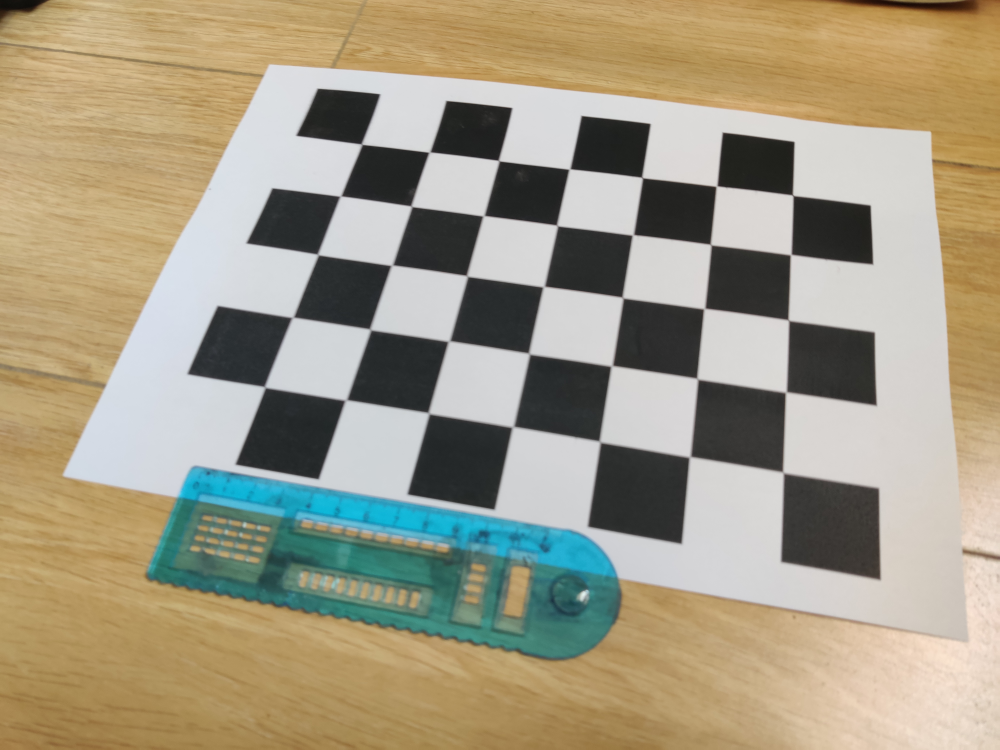
#> input picture cali.jpg, 4000 x 3000 px (shown at 1/4 size)
$ python calibrate.py
#> lines starting #> are read from the running program, lines starting #| are printed output that depends on the picture; after the words box and inside, x2 and y2 are one past the last pixel; in counts of white or black regions, pixels touching at a corner belong together
import cv2
import numpy as np

def computeH(src_points, dst_points):
    assert(len(src_points) == len(dst_points))
    assert(len(src_points) > 3)
    A = []
    for i in range(0, len(src_points)):
        img_point = dst_points[i][0]
        world_point = src_points[i][0]
        u = img_point[0];
        v = img_point[1];
        x_w = world_point[0];
        y_w = world_point[1];
        A.append([
            -x_w, -y_w, -1.0, 0.0, 0.0, 0.0, u*x_w, u*y_w, u
        ]);
        A.append([
            0.0, 0.0, 0.0, -x_w, -y_w, -1.0, v*x_w, v*y_w, v
        ]);
    U, S, Vh = np.linalg.svd(A)
    ret = Vh[len(Vh) - 1]
    ret = ret / ret[len(ret) - 1]
    return ret


def generate_wp(pattern, length):
    width = pattern[0]
    height = pattern[1]
    ret = [[] for i in range(width * height)]

    for i in range(0, height):
        for j in range(0, width):
            ret[i * width + j].append([j * length, i  * length])
    return np.asarray(ret)


img = cv2.imread("../cali.jpg")
#> img is the input picture: shape (3000, 4000, 3); mean B, G, R 132.4, 154.5, 162.7
gray = cv2.cvtColor(img,cv2.COLOR_RGB2GRAY)
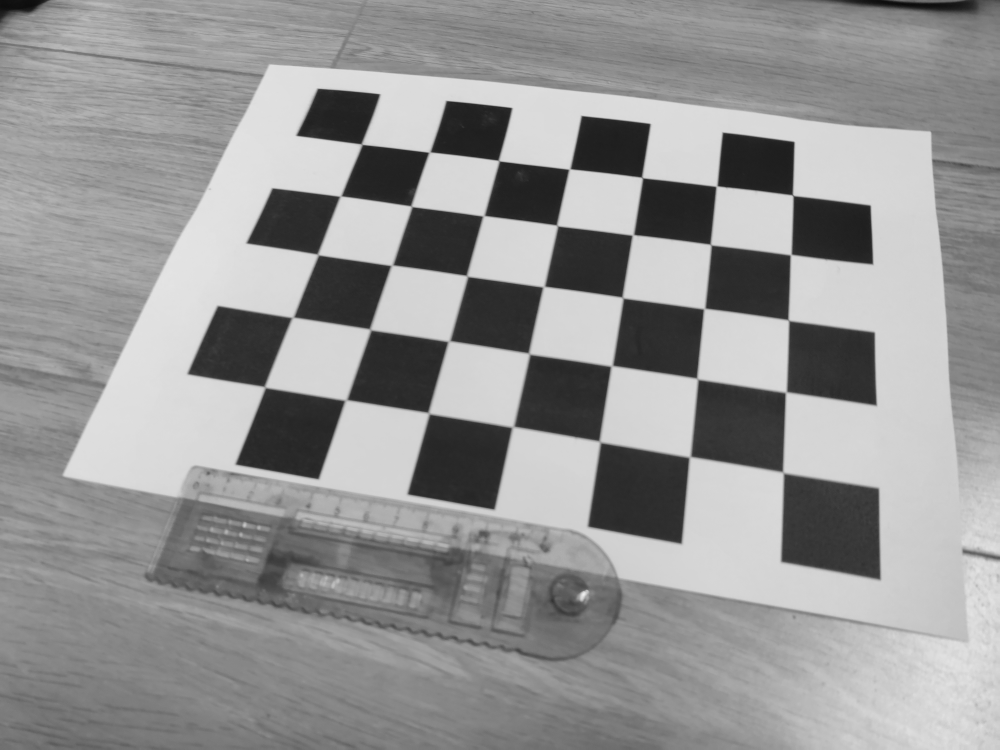
#> gray: shape (3000, 4000) (shown at 1/4 size); min 5, max 241, mean 148.8
ret, corners = cv2.findChessboardCorners(gray, (7, 5), None)
#> ret = True; corners = 35 rows, first 8: [1448, 578.5], [1719.2, 609.9], [1996, 644], [2279.5, 678], [2569.5, 712], [2866.5, 745.5], [3172.5, 782], [1363, 786]
if ret == True:
    for corner in enumerate(corners):
        # if corner[0] > 7:
        #     break
        img = cv2.circle(img, corner[1].astype(np.int64)[0], 50, (0, 255, 0), 5)
#> this loop made 35 passes
#> corner on passes 1 to 12: (0, [[1448, 578.5]]), (1, [[1719.2, 609.9]]), (2, [[1996, 644]]), (3, [[2279.5, 678]]), (4, [[2569.5, 712]]), (5, [[2866.5, 745.5]]), (6, [[3172.5, 782]]), (7, [[1363, 786]]), (8, [[1647, 827]]), (9, [[1935.5, 865]]), (10, [[2230, 903]]), (11, [[2533.5, 942]])

wp = generate_wp((7, 5), 30.5)
print(wp)
img_w = np.zeros((500, 500), np.uint8)
for p in enumerate(wp):
    idx = p[0]
    # if idx > 6:
    #     break
    p_i = p[1].astype(np.int64)
    img_w = cv2.circle(img_w, (p_i[0][0], p_i[0][1]), 10, (255, 0, 0), 1)
#> this loop made 35 passes
#> p_i on passes 1 to 12: [[0, 0]], [[30, 0]], [[61, 0]], [[91, 0]], [[122, 0]], [[152, 0]], [[183, 0]], [[0, 30]], [[30, 30]], [[61, 30]], [[91, 30]], [[122, 30]]
#> pass 1, `img_w = cv2.circle(img_w, (p_i[0][0], p_i[0][1]), 10, (255, 0, 0), 1)`:
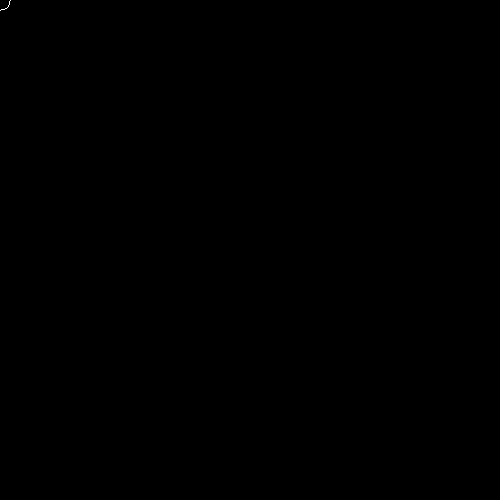
#> img_w: shape (500, 500); 0.01% white in thin lines or dots, all inside (x1, y1, x2, y2) = (0, 0, 11, 11)
#> after the loop:
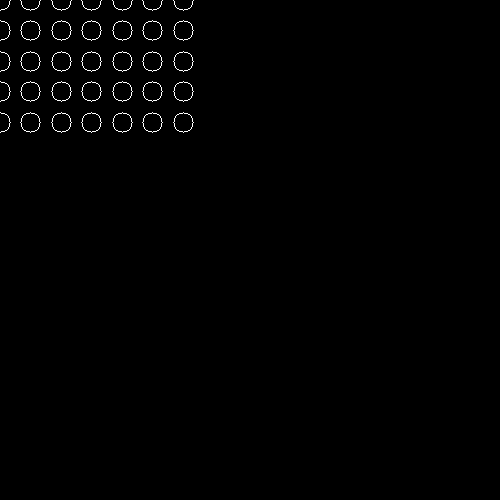
#> img_w: shape (500, 500); 0.66% white in thin lines or dots, all inside (x1, y1, x2, y2) = (0, 0, 194, 133)
# cv2.imshow("real img", img_w)


M, mask = cv2.findHomography(wp, corners)
#> M = [[8.21, -4.6, 1448], [0.824, 5.84, 578.7], [-0.000383, -0.00137, 1]]; mask = 35 values, max 1 at index 0, min 0 at index 7, mean 0.829
vh = computeH(wp, corners)
#> the loop in computeH, `for i in range(0, len(src_points)):` made 35 passes
#> (u, v) on passes 1 to 12: (1448, 578.5), (1719.2, 609.9), (1996, 644), (2279.5, 678), (2569.5, 712), (2866.5, 745.5), (3172.5, 782), (1363, 786), (1647, 827), (1935.5, 865), (2230, 903), (2533.5, 942)
#> after the loop in computeH, `for i in range(0, len(src_points)):`: A = 70 items
#> in computeH, `U, S, Vh = np.linalg.svd(A)`:
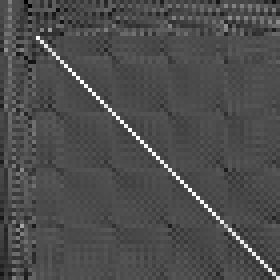
#> U: shape (70, 70) float64 (shown 4 times larger); min -0.418, max 0.957, mean -0.000834; drawn with min black and max white
#> in computeH, `U, S, Vh = np.linalg.svd(A)`: S = [2228365.5, 716776.8, 5515.7, 725.2, 302.1, 83.75, 58.7, 2.42, 0.00718]
#> in computeH, `ret = Vh[len(Vh) - 1]`: ret = [0.00527, -0.00295, 0.929, 0.000529, 0.00374, 0.371, -2.45e-07, -8.77e-07, 0.000641]
#> in computeH, `ret = ret / ret[len(ret) - 1]`: ret = [8.22, -4.6, 1448, 0.825, 5.84, 578.6, -0.000382, -0.00137, 1]
#> vh has the same summary as ret in computeH
print(vh)
#| [ 8.21534470e+00 -4.60151954e+00  1.44799536e+03  8.24816729e-01
#|   5.83781841e+00  5.78598394e+02 -3.81619260e-04 -1.36801331e-03
#|   1.00000000e+00]

img_w_warp = cv2.warpPerspective(img_w, M, (5000, 5000))
resize_img = cv2.resize(img_w_warp, None, fx=0.1, fy=0.1)
cv2.imshow("real img", resize_img)

for p in wp:
    p_homo = [p[0][0], p[0][1], 1.0]
    p_i = M.dot(p_homo)
    p_i_norm = [p_i[0] / p_i[2], p_i[1] / p_i[2], 1.0]
    img = cv2.circle(img, (int(p_i_norm[0]), int(p_i_norm[1])), 50, (255, 0, 0), 5)
#> this loop made 35 passes
#> (p_i, p_i_norm) on passes 2 to 13: ([1698.5, 603.8, 0.988], [1718.5, 611, 1]), ([1948.9, 629, 0.977], [1995.5, 644, 1]), ([2199.4, 654.1, 0.965], [2279.2, 677.8, 1]), ([2449.9, 679.2, 0.953], [2569.9, 712.5, 1]), ([2700.3, 704.3, 0.942], [2867.8, 748, 1]), ([2950.8, 729.4, 0.93], [3173.1, 784.4, 1]), ([1307.6, 756.7, 0.958], [1364.6, 789.6, 1]), ([1558.1, 781.8, 0.947], [1646, 825.9, 1]), ([1808.6, 806.9, 0.935], [1934.5, 863.1, 1]), ([2059.1, 832.1, 0.923], [2230.2, 901.2, 1]), ([2309.5, 857.2, 0.912], [2533.6, 940.3, 1]), ([2560, 882.3, 0.9], [2844.8, 980.5, 1])
#> p_i_norm on pass 1: [1448, 578.7, 1]

resize_img = cv2.resize(img, None, fx=0.3, fy=0.3)
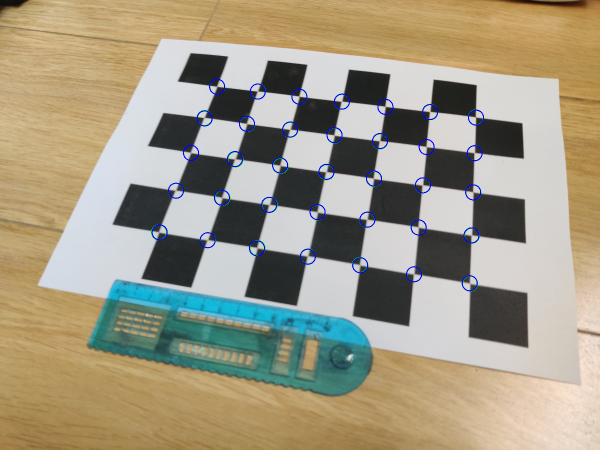
#> resize_img: shape (900, 1200, 3) (shown at 1/2 size); mean B, G, R 133, 153.7, 161.6

cv2.imshow("img", resize_img)

cv2.waitKey(0)
cv2.destroyAllWindows()
